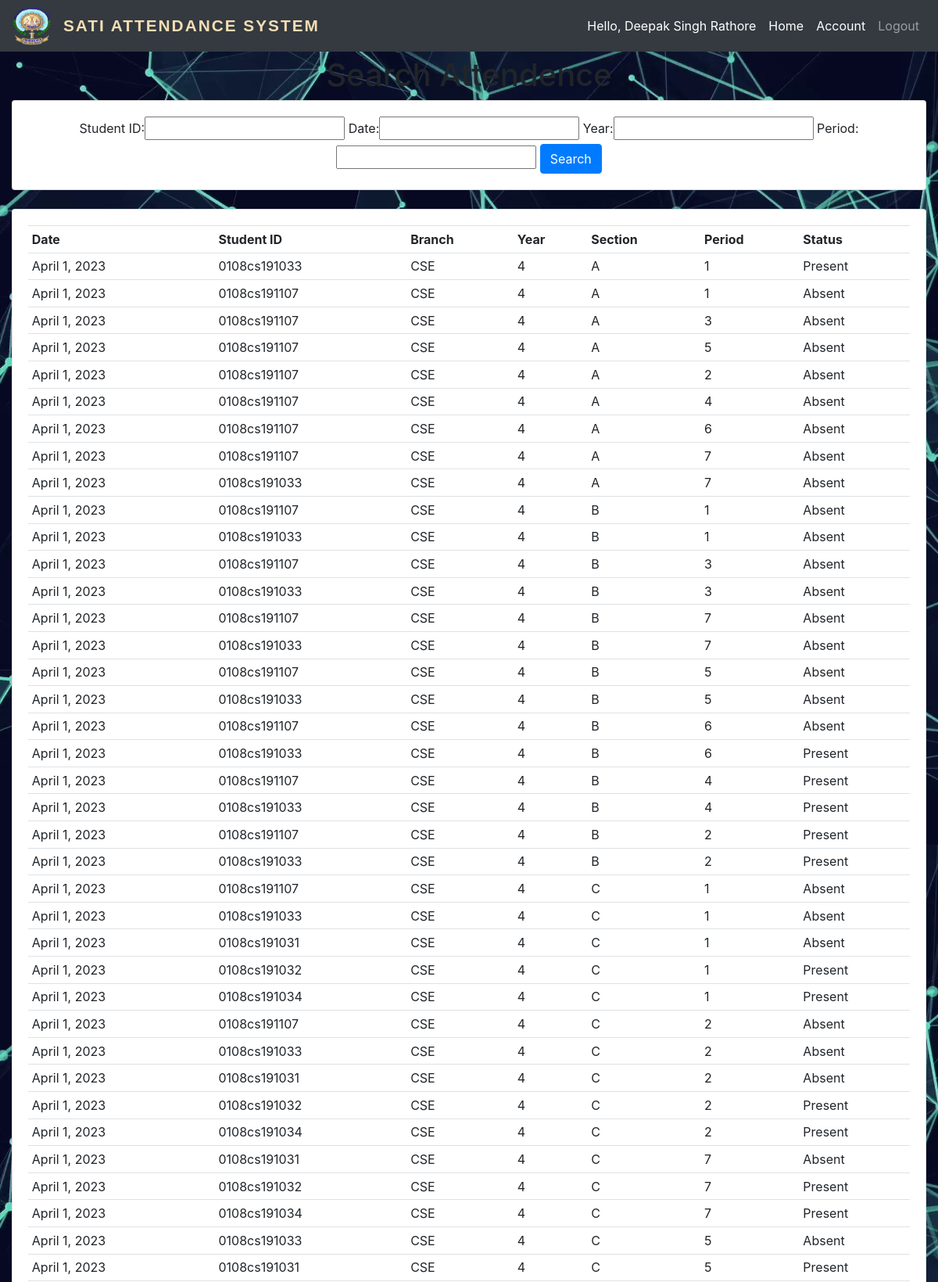
Page /searchattendence/ (signed in, upper part) on the committed database.
### attendence_sys/models.py (models this page shows, shortened)
class Faculty(models.Model):
    id = models.BigAutoField(primary_key=True)
    user = models.OneToOneField(User, null = True, blank = True, on_delete= models.CASCADE)
    firstname = models.CharField(max_length=200, null=True, blank=True)
    lastname = models.CharField(max_length=200, null=True, blank=True)
    phone = models.CharField(max_length=200, null=True)
    email = models.CharField(max_length=200, null=True)
    profile_pic = models.ImageField(upload_to=user_directory_path ,null=True, blank=True)
    def __str__(self):
        return str(self.firstname + " " + self.lastname)

class Attendence(models.Model):
    id = models.BigAutoField(primary_key=True)
    Faculty_Name = models.CharField(max_length=200, null=True, blank=True)
    Student_ID = models.CharField(max_length=200, null=True, blank=True)
    date = models.DateField(auto_now_add = True, null = True)
    time = models.TimeField(auto_now_add=True, null = True)
    branch = models.CharField(max_length=200, null = True)
    year = models.CharField(max_length=200, null = True)
    section = models.CharField(max_length=200, null = True)
    period = models.CharField(max_length=200, null = True)
    status = models.CharField(max_length=200, null = True, default='Absent')

### attendence_sys/views.py (the view)
# urls.py: path('searchattendence/', views.searchAttendence, name='searchattendence'),
@login_required(login_url = 'login')
def searchAttendence(request):
    try:
        if request.user.is_authenticated:
            attendences = Attendence.objects.filter(Faculty_Name =  request.user.faculty)
    except:
        messages.error(request, "Only  Faculty has the permission to Search Attendance.")
        return redirect('StudentUpdate')
    myFilter = AttendenceFilter(request.GET, queryset=attendences)
    attendences = myFilter.qs
    context = {'myFilter':myFilter, 'attendences': attendences, 'ta':False}
    return render(request, 'attendence_sys/attendence.html', context)

### attendence_sys/templates/attendence_sys/attendence.html (shortened to what this page needs)
{% extends 'attendence_sys/main.html' %}
{% block content %}
{% if ta == False %}
<center><h1>Search Attendence</h1></center>
<div class="row">
	<div class="col">
		<div class="card card-body">
			<center>
				<form method="get">
					{{myFilter.form}}
		    		<button class="btn btn-primary" type="submit">Search</button>
				</form>
			</center>
		</div>
	</div>
</div>
<br>
<div class="row">
	<div class="col-sm-12">
		<div class="card card-body">
			<table class="table table-sm">
				<tr>
					<th>Date</th>
					<th>Student ID</th>
					<th>Branch</th>
					<th>Year</th>
					<th>Section</th>
					<th>Period</th>
					<th>Status</th>
				</tr>
				{% for attendence in attendences %}
				<tr>
					<td>{{ attendence.date }}</td>
                    <td>{{ attendence.Student_ID }}</td>
					<td>{{ attendence.branch }}</td>
					<td>{{ attendence.year }}</td>
					<td>{{ attendence.section }}</td>
					<td>{{ attendence.period }}</td>
					<td>{{ attendence.status }}</td>
				</tr>
				{% endfor %}
			</table>
		</div>
	</div>
</div>
{% endif %}
{% endblock %}

### attendence_sys/templates/attendence_sys/navbar.html (shortened to what this page needs)
{% load static %}
<div>
  <nav class="navbar navbar-expand-lg navbar-dark fixed-top bg-dark">
      <img src="{% static 'images/logo1.png' %}" height="50px" width="50px">
      <p class="ppp">SATI ATTENDANCE SYSTEM</p>
      <div class="collapse navbar-collapse" id="navbarNav">
        <ul class="navbar-nav ml-auto">
          <li class="nav-item active">
            <span class="nav-link">Hello, {{ request.user.faculty }}</span>
          </li>
          <li class="nav-item active">
            <a href="{% url 'home' %}" class="nav-link">Home</a>
          </li>
          <li class="nav-item active">
            <a class="nav-link" href="{% url 'account' %}">Account</a>
          </li>
          <li class="nav-item">
            <a class="nav-link" href="{% url 'logout' %}">Logout</a>
          </li>
        </ul>
    </div>
   </nav>
</div>

### attendence_sys/templates/attendence_sys/main.html (style rules this page uses)
body { background : url('../images/bg_image.png') }

### attendence_sys/templates/attendence_sys/navbar.html (style rules this page uses)
.ppp { color: wheat; font-size: 1.3rem; margin: 0; margin-left: 15px; font-weight: bold; letter-spacing: 2px; font-family: Arial, Helvetica, sans-serif; }

### rows in the picture
Attendence: date "April 1, 2023", Student_ID "0108cs191033", branch "CSE", year "4", section "A", period "1", status "Present"
Attendence: date "April 1, 2023", Student_ID "0108cs191107", branch "CSE", year "4", section "A", period "1", status "Absent"
Attendence: date "April 1, 2023", Student_ID "0108cs191107", branch "CSE", year "4", section "A", period "3", status "Absent"
Attendence: date "April 1, 2023", Student_ID "0108cs191107", branch "CSE", year "4", section "A", period "5", status "Absent"
Attendence: date "April 1, 2023", Student_ID "0108cs191107", branch "CSE", year "4", section "A", period "2", status "Absent"
Attendence: date "April 1, 2023", Student_ID "0108cs191107", branch "CSE", year "4", section "A", period "4", status "Absent"
Attendence: date "April 1, 2023", Student_ID "0108cs191107", branch "CSE", year "4", section "A", period "6", status "Absent"
Attendence: date "April 1, 2023", Student_ID "0108cs191107", branch "CSE", year "4", section "A", period "7", status "Absent"
Attendence: date "April 1, 2023", Student_ID "0108cs191033", branch "CSE", year "4", section "A", period "7", status "Absent"
Attendence: date "April 1, 2023", Student_ID "0108cs191107", branch "CSE", year "4", section "B", period "1", status "Absent"
Attendence: date "April 1, 2023", Student_ID "0108cs191033", branch "CSE", year "4", section "B", period "1", status "Absent"
Attendence: date "April 1, 2023", Student_ID "0108cs191107", branch "CSE", year "4", section "B", period "3", status "Absent"
Attendence: date "April 1, 2023", Student_ID "0108cs191033", branch "CSE", year "4", section "B", period "3", status "Absent"
Attendence: date "April 1, 2023", Student_ID "0108cs191107", branch "CSE", year "4", section "B", period "7", status "Absent"
Attendence: date "April 1, 2023", Student_ID "0108cs191033", branch "CSE", year "4", section "B", period "7", status "Absent"
Attendence: date "April 1, 2023", Student_ID "0108cs191107", branch "CSE", year "4", section "B", period "5", status "Absent"
Attendence: date "April 1, 2023", Student_ID "0108cs191033", branch "CSE", year "4", section "B", period "5", status "Absent"
Attendence: date "April 1, 2023", Student_ID "0108cs191107", branch "CSE", year "4", section "B", period "6", status "Absent"
Attendence: date "April 1, 2023", Student_ID "0108cs191033", branch "CSE", year "4", section "B", period "6", status "Present"
Attendence: date "April 1, 2023", Student_ID "0108cs191107", branch "CSE", year "4", section "B", period "4", status "Present"
Attendence: date "April 1, 2023", Student_ID "0108cs191033", branch "CSE", year "4", section "B", period "4", status "Present"
Attendence: date "April 1, 2023", Student_ID "0108cs191107", branch "CSE", year "4", section "B", period "2", status "Present"
Attendence: date "April 1, 2023", Student_ID "0108cs191033", branch "CSE", year "4", section "B", period "2", status "Present"
Attendence: date "April 1, 2023", Student_ID "0108cs191107", branch "CSE", year "4", section "C", period "1", status "Absent"
Attendence: date "April 1, 2023", Student_ID "0108cs191033", branch "CSE", year "4", section "C", period "1", status "Absent"
Attendence: date "April 1, 2023", Student_ID "0108cs191031", branch "CSE", year "4", section "C", period "1", status "Absent"
Attendence: date "April 1, 2023", Student_ID "0108cs191032", branch "CSE", year "4", section "C", period "1", status "Present"
Attendence: date "April 1, 2023", Student_ID "0108cs191034", branch "CSE", year "4", section "C", period "1", status "Present"
Attendence: date "April 1, 2023", Student_ID "0108cs191107", branch "CSE", year "4", section "C", period "2", status "Absent"
Attendence: date "April 1, 2023", Student_ID "0108cs191033", branch "CSE", year "4", section "C", period "2", status "Absent"
Attendence: date "April 1, 2023", Student_ID "0108cs191031", branch "CSE", year "4", section "C", period "2", status "Absent"
Attendence: date "April 1, 2023", Student_ID "0108cs191032", branch "CSE", year "4", section "C", period "2", status "Present"
Attendence: date "April 1, 2023", Student_ID "0108cs191034", branch "CSE", year "4", section "C", period "2", status "Present"
Attendence: date "April 1, 2023", Student_ID "0108cs191031", branch "CSE", year "4", section "C", period "7", status "Absent"
Attendence: date "April 1, 2023", Student_ID "0108cs191032", branch "CSE", year "4", section "C", period "7", status "Present"
Attendence: date "April 1, 2023", Student_ID "0108cs191034", branch "CSE", year "4", section "C", period "7", status "Present"
Attendence: date "April 1, 2023", Student_ID "0108cs191033", branch "CSE", year "4", section "C", period "5", status "Absent"
Attendence: date "April 1, 2023", Student_ID "0108cs191031", branch "CSE", year "4", section "C", period "5", status "Present"

### other values in the picture
{{ request.user.faculty }} "Deepak Singh Rathore"
